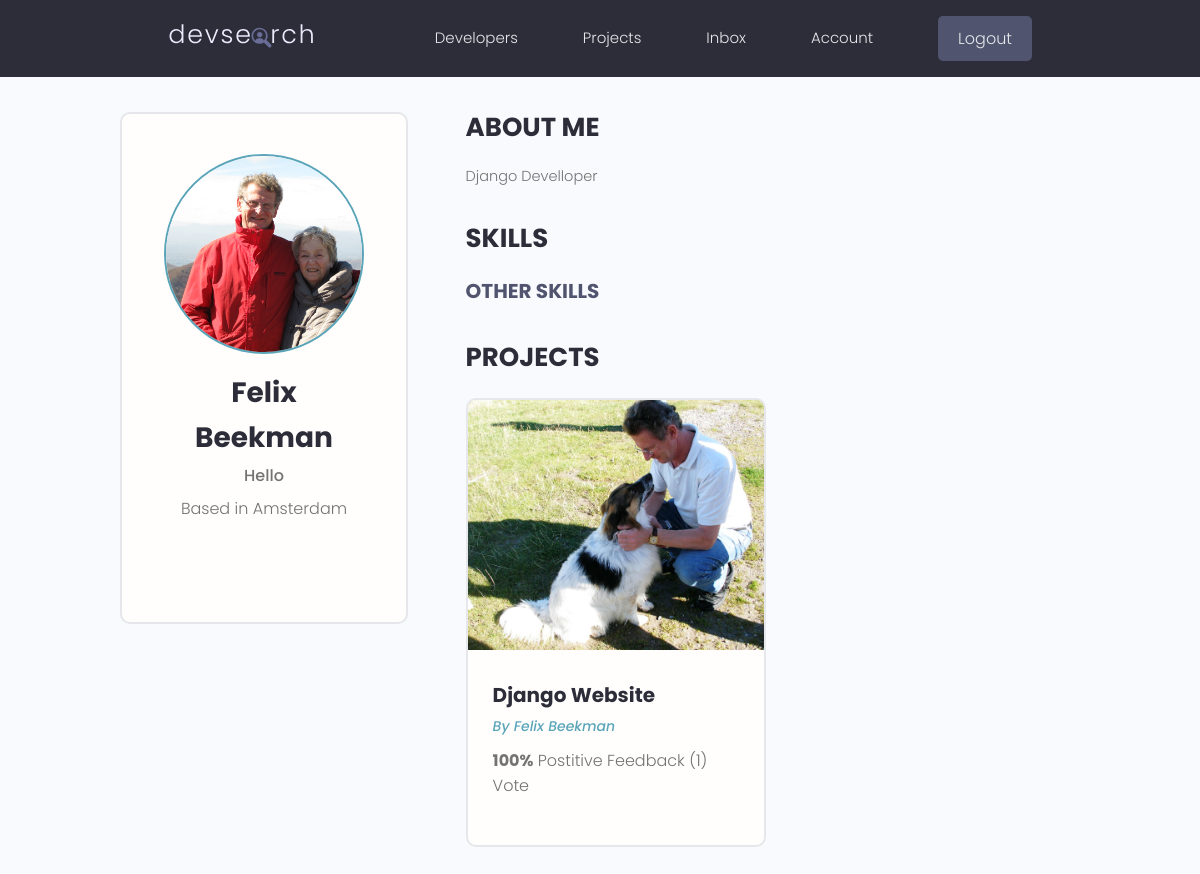
The page /profile/cdcbbf76f5aa44a0bdc8ca2531158167/ (signed in) on the database its author committed.
### users/models.py (models this page shows, shortened)
class Profile(models.Model):
	user = models.OneToOneField(User, on_delete=models.CASCADE, null=True, blank=True)
	name = models.CharField(max_length=200, blank=True, null=True)
	email = models.EmailField(max_length=500, blank=True, null=True)
	username = models.CharField(max_length=200, blank=True, null=True)
	location = models.CharField(max_length=200, blank=True, null=True)
	short_intro = models.CharField(max_length=500, blank=True, null=True)
	bio = models.TextField(blank=True, null=True)
	profile_image = models.ImageField(null=True, blank=True, upload_to='profiles/', default="profiles/user-default.png")
	social_github = models.CharField(max_length=200, blank=True, null=True)
	social_twitter = models.CharField(max_length=200, blank=True, null=True)
	social_linkedin = models.CharField(max_length=200, blank=True, null=True)
	social_youtube = models.CharField(max_length=200, blank=True, null=True)
	social_website = models.CharField(max_length=200, blank=True, null=True)
	created = models.DateTimeField(auto_now_add=True)
	id = models.UUIDField(default=uuid.uuid4, unique=True, primary_key=True, editable=False)

### projects/models.py (models this page shows, shortened)
class Project(models.Model):
	owner = models.ForeignKey(Profile, null=True, blank=True, on_delete=models.SET_NULL)
	title = models.CharField(max_length=200)
	description = models.TextField(null=True, blank=True)
	featured_image = models.ImageField(null=True, blank=True, default="default.jpg")
	demo_link = models.CharField(max_length=2000, null=True, blank=True)
	source_link = models.CharField(max_length=2000, null=True, blank=True)
	tags = models.ManyToManyField('Tag', blank=True)
	vote_total = models.IntegerField(default=0, null=True, blank=True)
	vote_ratio = models.IntegerField(default=0, null=True, blank=True)
	created = models.DateTimeField(auto_now_add=True)
	id = models.UUIDField(default=uuid.uuid4, unique=True, primary_key=True, editable=False)
	class Meta:
		ordering = ['-vote_ratio', '-vote_total', 'title']

### users/views.py (the view)
# urls.py: path('profile/<str:pk>/', views.userProfile, name='user-profile'),
def userProfile(request, pk):
	profile = Profile.objects.get(id=pk)
	topSkills = profile.skill_set.exclude(description__exact="")
	otherSkills = profile.skill_set.filter(description="")
	context = {'profile':profile, 'topSkills':topSkills, 'otherSkills':otherSkills}
	return render(request, 'users/user-profile.html', context)

### users/templates/users/user-profile.html (shortened to what this page needs)
{% extends 'main.html' %}
{% block content %}
<main class="profile my-md">
  <div class="container">
    <div class="layout">
      <div class="column column--1of3">
        <div class="card text-center">
          <div class="card__body dev">
            <img class="avatar avatar--xl" src="{{profile.profile_image.url}}" />
            <h2 class="dev__name">{{profile.name}}</h2>
            <p class="dev__title">{{profile.short_intro}}</p>
            <p class="dev__location">Based in {{profile.location}}</p>
          </div>
        </div>
      </div>
      <div class="column column--2of3">
        <div class="devInfo">
          <h3 class="devInfo__title">About Me</h3>
          <p class="devInfo__about">{{profile.bio}}</p>
        </div>
        <div class="devInfo">
          <h3 class="devInfo__title">Skills</h3>
          <div class="devInfo__skills">
            <h3 class="devInfo__subtitle">Other Skills</h3>
          </div>
        </div>
        <div class="devInfo">
          <h3 class="devInfo__title">Projects</h3>
          <div class="grid grid--two">
          	{% for project in profile.project_set.all %}
            <div class="column">
              <div class="card project">
                <a href="{% url 'project' project.id %}" class="project">
                  <img class="project__thumbnail" src="{{project.featured_image.url}}" alt="project thumbnail" />
                  <div class="card__body">
                    <h3 class="project__title">{{project.title}}</h3>
                    <p><a class="project__author" href="{% url 'user-profile' project.owner.id %}">By {{project.owner.name}}</a></p>
                    <p class="project--rating">
                      <span style="font-weight: bold;">{{project.vote_ratio}}%</span> Postitive
                      Feedback ({{project.vote_total}}) Vote{{project.vote_total|pluralize:"s"}}
                    </p>
                  </div>
                </a>
              </div>
            </div>
            {% endfor %}
          </div>
        </div>
      </div>
    </div>
  </div>
</main>
{% endblock %}

### static/styles/app.css (style rules this page uses)
:root { --color-sub: #2d2d39; }
.card { border: 2px solid var(--color-light); }
img { width: 100%; }
.profile .card > .dev { padding: 4rem; }
.dev__name { color: var(--color-sub); font-size: 2.8rem; font-weight: 700; margin-top: 1rem; margin-bottom: 0.5rem; }
.dev__title { font-size: 1.6rem; font-weight: 500; line-height: 1.3; }
.dev__location { margin-top: 1rem; }
.devInfo { margin-bottom: 3rem; }
.devInfo__title, .devInfo__subtitle { font-size: 2.6rem; color: var(--color-sub); text-transform: uppercase; font-weight: 700; margin-bottom: 1.5rem; }
.devInfo__subtitle { font-size: 2rem; color: var(--color-sub-light); }
.devInfo__about, .devSkill__info { font-size: 1.45rem; line-height: 1.7; text-align: justify; }
.project__author { font-size: 1.4rem; font-style: italic; }
.project--rating { margin-bottom: 1.6em; margin-top: .5em; }
.project__thumbnail { height: 25rem; object-fit: cover; object-position: top center; }
.project__title { font-size: 2rem; font-weight: 700; color: var(--color-sub); }

### static/uikit/styles/modules/_variables.css (style rules this page uses)
:root { --color-main: #5aa5b9; --color-main-light: #e6faff; --color-sub: #3f4156; --color-sub-light: #51546e; --color-sub-lighter: #ededfd; --color-text: #737373; --color-gray: #8b8b8b; --color-light: #e5e7eb; --color-light-gray: #767676; --color-bg: #f8fafd; --color-white: #fffefd; --color-white-light: #f3f3f3; --color-success: #359e64; --color-success-bg: #def8e8; --color-error: #fc4b0b; --color-error-bg: #fff2ee; --font-base: 'Poppins', arial, helvetica, 'Segoe UI', roboto, ubuntu, sans-serif; --font-monospace: 'Fira Code', 'Courier New', courier, monospace; --font-regular: 300; --font-medium: 500; --font-bold: 700; --generic-shadow: 1px 1px 5px #00000010; --generic-transition: all 0.3s ease-in-out; }

### static/uikit/styles/modules/_base.css (style rules this page uses)
* { margin: 0; padding: 0; box-sizing: border-box; text-rendering: optimizeLegibility; color: inherit; font-size: inherit; }
html { font-size: 50%; }
@media only screen and (min-width: 480px) { html { font-size: 56.25%; } }
@media only screen and (min-width: 1200px) { html { font-size: 62.5%; } }
body { line-height: 1.6; font-weight: 400; font-size: 1.5rem; color: var(--color-text); background-color: var(--color-bg); min-height: 100vh; }

### static/uikit/styles/modules/_typography.css (style rules this page uses)
* { font-family: var(--font-base); }
h2 { font-size: 3.6rem; font-weight: var(--font-bold); }
h3 { font-size: 3.2rem; font-weight: var(--font-medium); }
p, span, strong { font-size: 1.6rem; color: var(--color-text); font-weight: var(--font-regular); }
a { padding-bottom: 2px; text-decoration: none; display: inline-block; color: var(--color-main); font-weight: var(--font-medium); }

### static/uikit/styles/modules/_utilities.css (style rules this page uses)
.container { width: 92%; max-width: 165rem; margin: 0 auto; box-sizing: border-box; }
@media screen and (min-width: 1000px) { .container { width: 90%; } }
@media screen and (min-width: 1200px) { .container { width: 80%; } }
.text-center { text-align: center; }
.my-md { margin: 3rem auto; }

### static/uikit/styles/modules/_avatar.css (style rules this page uses)
.avatar { border-radius: 50%; border: 2px solid var(--color-main); object-fit: cover; }
.avatar--xl { height: 20rem; width: 20rem; }

### static/uikit/styles/modules/_card.css (style rules this page uses)
.card { border-radius: 1rem; background-color: var(--color-white); border: 1.5px solid var(--color-light); width: auto; height: auto; margin-top: 0.5rem; margin-bottom: 0.5rem; overflow: hidden; }
.card__body, .card__header { padding: 2rem 2.5rem; }

### static/uikit/styles/modules/_grid.css (style rules this page uses)
.grid { display: flex; flex-wrap: wrap; justify-content: flex-start; align-items: stretch; }
.grid > .column { min-width: 28rem; margin-bottom: 2.5rem; }
.grid--two > .column { flex-basis: 100%; }
@media screen and (min-width: 800px) { .grid--two { margin-right: -2%; } }
@media screen and (min-width: 800px) { .grid--two > .column { margin-right: 2%; } }
@media screen and (min-width: 800px) { .grid--two > .column { flex-basis: 48%; } }

### static/uikit/styles/modules/_layout.css (style rules this page uses)
.layout { display: flex; flex-flow: row wrap; justify-content: space-between; }
.layout > .column { margin-bottom: 3rem; }
.layout > .column.column--1of3 { flex-basis: 30%; }
.layout > .column.column--2of3 { flex-basis: 64%; }

### rows shown on the page
Profile: profile_image (picture), name "Felix Beekman", short_intro "Hello", location "Amsterdam", bio "Django Develloper"
Project: featured_image (picture), title "Django Website", owner.name "Felix Beekman", vote_ratio "100", vote_total "1"
